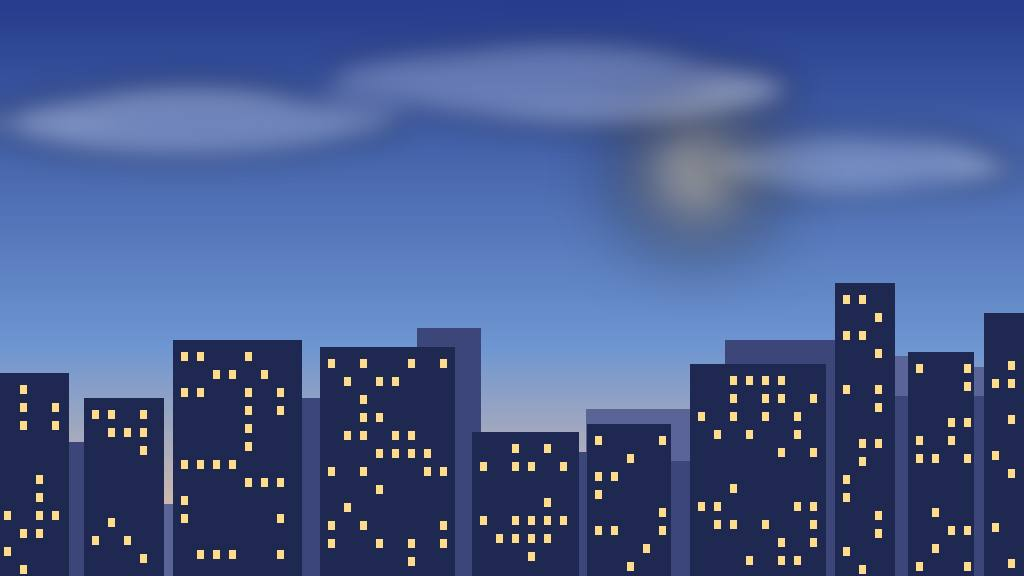
#> input picture .workflow/evidence/spikes-r2/upscale/test-imgs/skyline_jpeg.jpg, 1024 x 576 px
$ python safearea.py ../../../evidence/spikes-r2/upscale/test-imgs/skyline_jpeg.jpg
#> lines starting #> are read from the running program, lines starting #| are printed output that depends on the picture; after the words box and inside, x2 and y2 are one past the last pixel; in counts of white or black regions, pixels touching at a corner belong together
"""Measurable check: is the subject inside the central 4:3 safe area of a 16:9 frame?

Proposal (to be added to visuals.md technical check):
  For a WxH 16:9 image, the 4:3 safe area is the central region of width 3*H/4
  (i.e. left=(W-3H/4)/2, right=W-(W-3H/4)/2). A generated image passes if
  'the fraction of salient-content pixels inside the safe area' >= T.

  Salient pixels = pixels where edge energy or local contrast exceeds a
  threshold (cheap proxy for "where things happen"). Pure-texture fill
  (floor, sky gradient) should not count; we therefore measure on the
  Laplacian-of-gray magnitude at stride 4 and use a percentile threshold.

Also report subject-side mass: if >50% of salient mass is in the OUTER
third columns, the prompt's "subject in 4:3" failed.
"""
import sys, json
from PIL import Image
import numpy as np

def saliency_inside(path, safe_ratio=4/3):
#> called with safe_ratio = 1.33
    im = Image.open(path).convert('L')
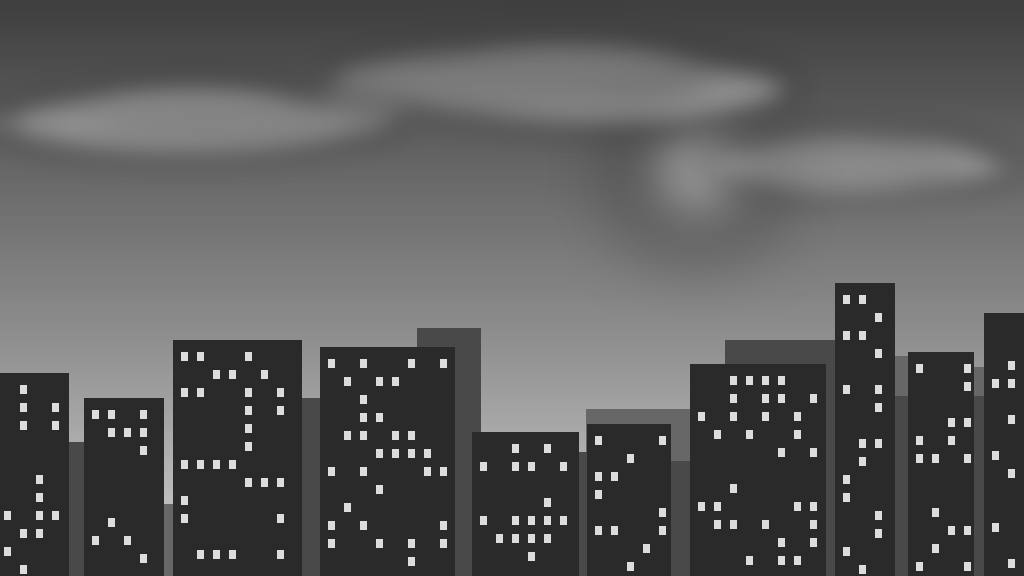
#> im: PIL image 1024x576 L; min 8, max 246, mean 90.9
    a = np.asarray(im, np.float64)
    h, w = a.shape
#> h = 576; w = 1024
    # safe area
    sw = int(round(h * safe_ratio))
#> sw = 768
    x0 = (w - sw) // 2
#> x0 = 128
    # edge energy via 1-step gradients (cheap Laplacian substitute)
    gx = np.abs(np.diff(a, axis=1)); gy = np.abs(np.diff(a, axis=0))
#> after `gx = np.abs(np.diff(a, axis=1))`:
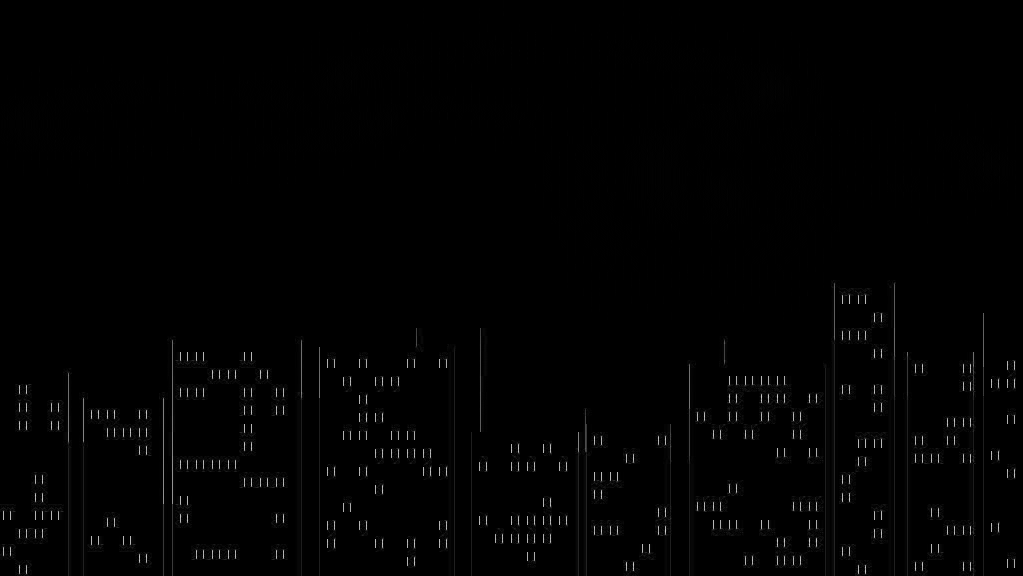
#> gx: shape (576, 1023) float64; min 0, max 208, mean 2.1
#> after `gy = np.abs(np.diff(a, axis=0))`:
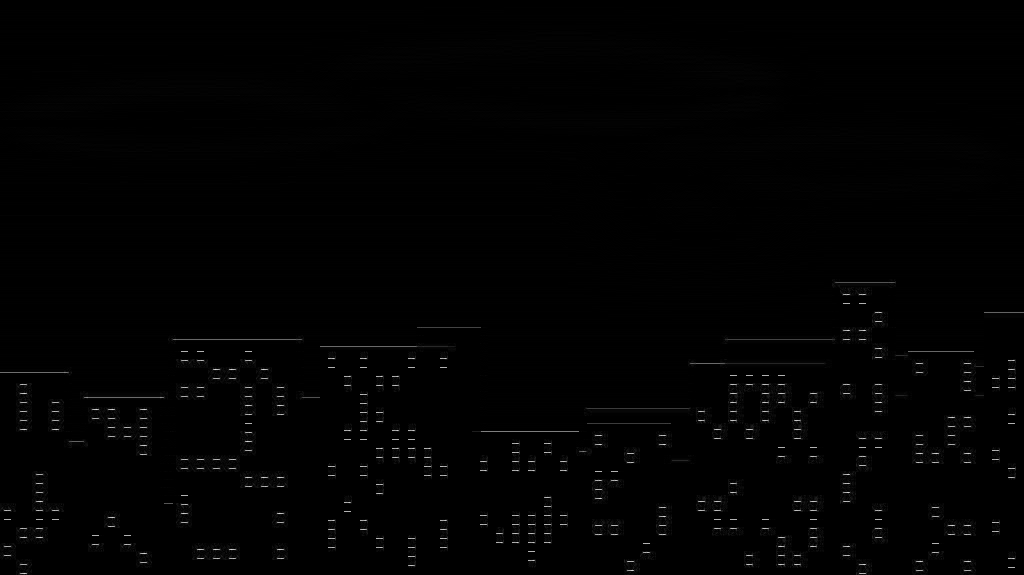
#> gy: shape (575, 1024) float64; min 0, max 215, mean 1.8
    e = np.zeros_like(a)
    e[:, :-1] += gx; e[:-1, :] += gy
    # ignore smooth fill: threshold at 75th percentile of all energy
    t = np.percentile(e, 75)
#> t = 1
    mask = e > t
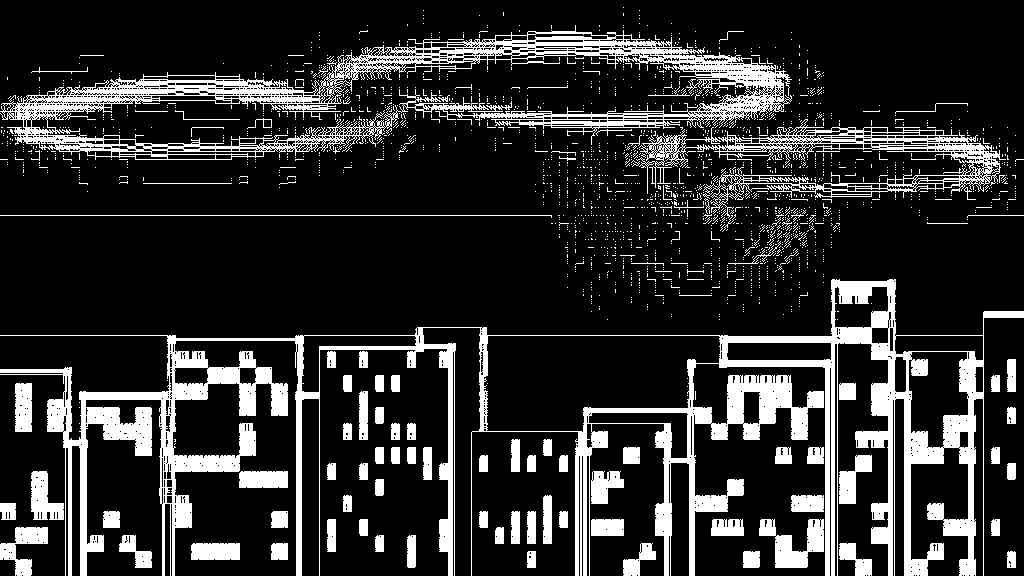
#> mask: shape (576, 1024) bool; 17.6% white; 2188 white regions (2085 under 20 px), largest, box (x1, y1, x2, y2) and area: (0, 279, 1024, 576) 47147, (0, 25, 792, 160) 21658, (636, 119, 1006, 218) 6854
    total = mask.sum()
#> total = 103681
    if total == 0:
        return {'pass': False, 'reason': 'no salient content'}
    inside = mask[:, x0:x0 + sw].sum()
#> inside = 79463
    frac = inside / total
#> frac = 0.766
    # left/right outer columns each (w-sw)/2
    side = mask[:, :x0].sum() + mask[:, x0 + sw:].sum()
#> side = 24218
    return {
        'img': f'{w}x{h}',
        'safeW': sw, 'safeX0': x0,
        'salientTotal': int(total),
        'salientInside': int(inside),
        'insideFrac': round(frac, 3),
        'outerFrac': round(side / total, 3),
    }

if __name__ == '__main__':
    for p in sys.argv[1:]:
        print(p.split('/')[-1], json.dumps(saliency_inside(p)))
